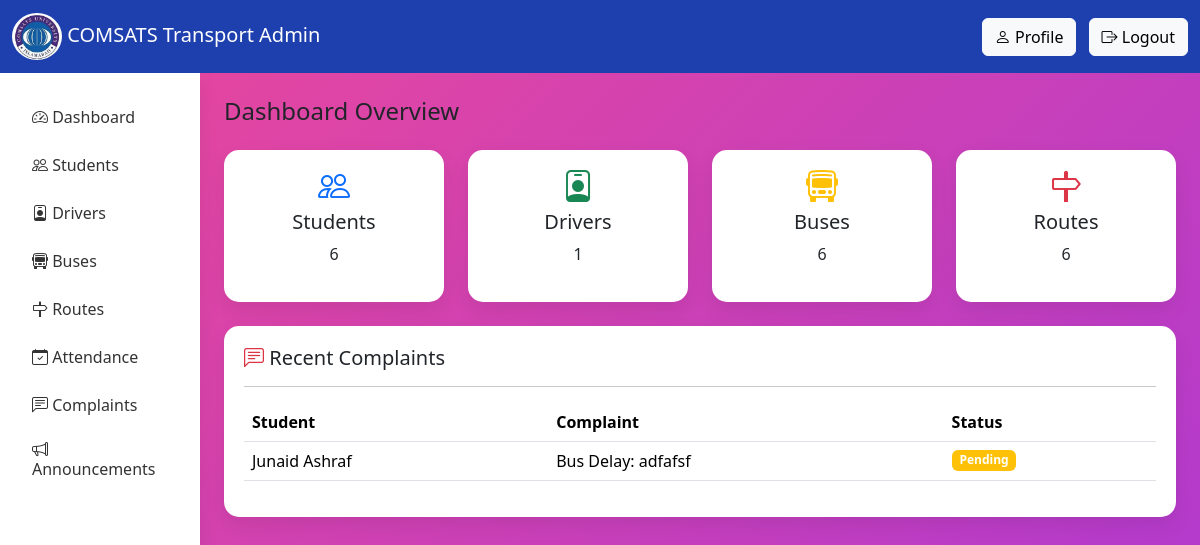
Screenshot of /admin-dashboard/ with the database file from the repository.
### service/models.py (models this page shows, shortened)
class Complaint(models.Model):
    STATUS_CHOICES = [
        ('pending', 'Pending'),
        ('resolved', 'Resolved'),
        ('rejected', 'Rejected'),
    ]
    student = models.ForeignKey(Student, on_delete=models.CASCADE)
    message = models.TextField()
    status = models.CharField(max_length=10, choices=STATUS_CHOICES, default='pending')

class Student(models.Model):
    user = models.OneToOneField(User, on_delete=models.CASCADE)
    reg_number = models.CharField(max_length=20, unique=True)
    department = models.CharField(max_length=100)
    semester = models.IntegerField(default=1)
    route = models.ForeignKey('Route', on_delete=models.SET_NULL, null=True)
    transport_card_id = models.CharField(max_length=20, unique=True)
    fee_status = models.CharField(max_length=20)
    is_active = models.BooleanField(default=True)
    expiry_date = models.DateField(default=timezone.now)
    qr_code = models.ImageField(upload_to='qr_codes/', blank=True, null=True)

### service/views.py (the view)
# urls.py: path('admin-dashboard/', views.admin_dashboard, name='admin_dashboard'),
def admin_dashboard(request):
    students = Student.objects.all()
    drivers = Driver.objects.all()
    buses = Bus.objects.all()
    routes = Route.objects.all()
    complaints = Complaint.objects.all().order_by('id')[:5]
    context = {
        "students":students,
        "drivers":drivers,
        "buses":buses,
        "routes":routes,
        "complaints":complaints
    }
    return render(request,"admin_dashboard.html",context)

### templates/admin_dashboard.html (shortened to what this page needs)
{% load static %}
<html lang="en">
<head>
    <link href="https://cdn.jsdelivr.net/npm/bootstrap@5.3.3/dist/css/bootstrap.min.css" rel="stylesheet">
    <link rel="stylesheet" href="https://cdn.jsdelivr.net/npm/bootstrap-icons@1.11.3/font/bootstrap-icons.css">
</head>
<body>
    <nav class="navbar navbar-expand-lg navbar-dark">
        <div class="container-fluid">
            <span class="navbar-brand">
                <img src="{% static 'images/COMSATS.jpeg' %}" class="logo">
                COMSATS Transport Admin
            </span>
            <div class="ms-auto">
                <a href="#" class="btn btn-light me-2">
                    <i class="bi bi-person"></i> Profile
                </a>
                <a href="{% url 'logout' %}" class="btn btn-light">
                    <i class="bi bi-box-arrow-right"></i> Logout
                </a>
            </div>
        </div>
    </nav>
    <div class="container-fluid">
        <div class="row">
            <div class="col-md-2 sidebar">
                <a href="{% url 'admin_dashboard' %}"><i class="bi bi-speedometer2"></i> Dashboard</a>
                <a href="{% url 'admin_students' %}"><i class="bi bi-people"></i> Students</a>
                <a href="{% url 'admin_drivers' %}"><i class="bi bi-person-badge"></i> Drivers</a>
                <a href="{% url 'admin_buses' %}"><i class="bi bi-bus-front"></i> Buses</a>
                <a href="{% url 'admin_routes' %}"><i class="bi bi-signpost"></i> Routes</a>
                <a href="{% url 'admin_attendance' %}"><i class="bi bi-calendar-check"></i> Attendance</a>
                <a href="{% url 'admin_complaints' %}"><i class="bi bi-chat-left-text"></i> Complaints</a>
                <a href="{% url 'admin_announcements' %}"><i class="bi bi-megaphone"></i> Announcements</a>
            </div>
            <div class="col-md-10 p-4">
                <h4 class="mb-4">Dashboard Overview</h4>
                <div class="row g-4">
                    <div class="col-md-3">
                        <div class="dashboard-card text-center">
                            <i class="bi bi-people fs-2 text-primary"></i>
                            <h5 class="mt-2">Students</h5>
                            <p>{{ students.count }}</p>
                        </div>
                    </div>
                    <div class="col-md-3">
                        <div class="dashboard-card text-center">
                            <i class="bi bi-person-badge fs-2 text-success"></i>
                            <h5 class="mt-2">Drivers</h5>
                            <p>{{ drivers.count }}</p>
                        </div>
                    </div>
                    <div class="col-md-3">
                        <div class="dashboard-card text-center">
                            <i class="bi bi-bus-front fs-2 text-warning"></i>
                            <h5 class="mt-2">Buses</h5>
                            <p>{{ buses.count }}</p>
                        </div>
                    </div>
                    <div class="col-md-3">
                        <div class="dashboard-card text-center">
                            <i class="bi bi-signpost fs-2 text-danger"></i>
                            <h5 class="mt-2">Routes</h5>
                            <p>{{ routes.count }}</p>
                        </div>
                    </div>
                </div>
                <div class="dashboard-card mt-4">
                    <h5>
                        <i class="bi bi-chat-left-text text-danger"></i>
                        Recent Complaints
                    </h5>
                    <hr>
                    <table class="table">
                        <thead>
                            <tr>
                                <th>Student</th>
                                <th>Complaint</th>
                                <th>Status</th>
                            </tr>
                        </thead>
                        <tbody>
                            {% for c in complaints %}
                            <tr>
                                <td>{{ c.student.user.get_full_name }}</td>
                                <td>{{ c.message|truncatewords:8 }}</td>
                                <td>
                                    {% if c.status == "resolved" %}
                                    <span class="badge bg-success">Resolved</span>
                                    {% else %}
                                    <span class="badge bg-warning">Pending</span>
                                    {% endif %}
                                </td>
                            </tr>
                            {% empty %}
                            <tr>
                                <td colspan="3">No complaints</td>
                            </tr>
                            {% endfor %}
                        </tbody>
                    </table>
                </div>
            </div>
        </div>
    </div>
</body>
</html>

### templates/admin_dashboard.html (style rules this page uses)
body { background: linear-gradient(-45deg, #1e3a8a, #2563eb, #9333ea, #ec4899); background-size: 400% 400%; animation: gradientMove 10s ease infinite; }
.navbar { background: #1e40af; }
.logo { width: 50px; border-radius: 50%; }
.sidebar { height: 100vh; background: white; padding-top: 20px; box-shadow: 0 8px 20px rgba(0, 0, 0, 0.08); }
.sidebar a { display: block; padding: 12px 20px; color: #333; text-decoration: none; }
.dashboard-card { border: none; border-radius: 15px; padding: 20px; background: white; box-shadow: 0 8px 20px rgba(0, 0, 0, 0.08); }

### rows the page displays
Complaint: student.user.get_full_name "Junaid Ashraf", message "Bus Delay: adfafsf", status "Pending"

### other values shown
{{ students.count }} "6"
{{ drivers.count }} "1"
{{ buses.count }} "6"
{{ routes.count }} "6"
